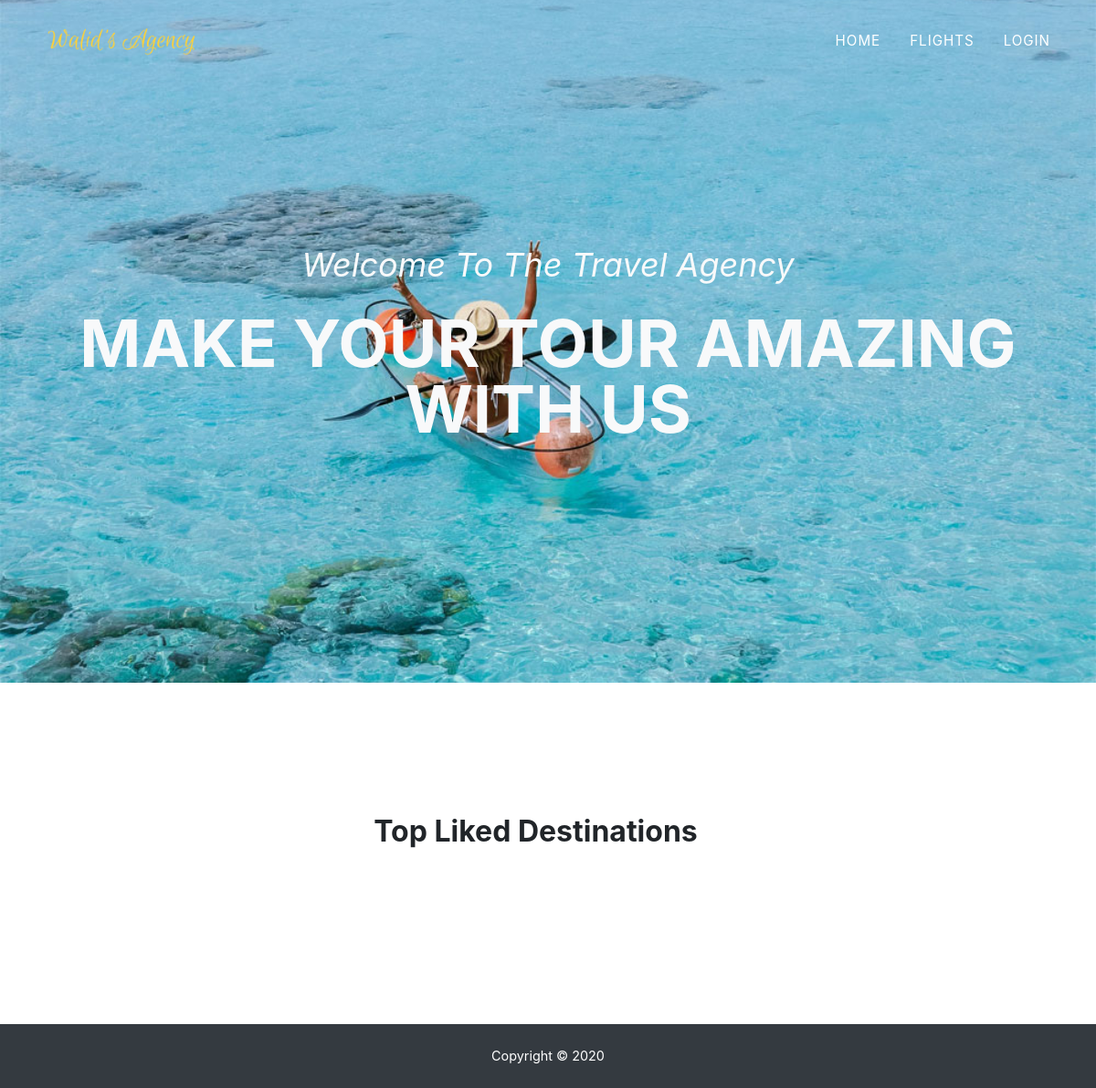
Before: /Home/ with the older database file.
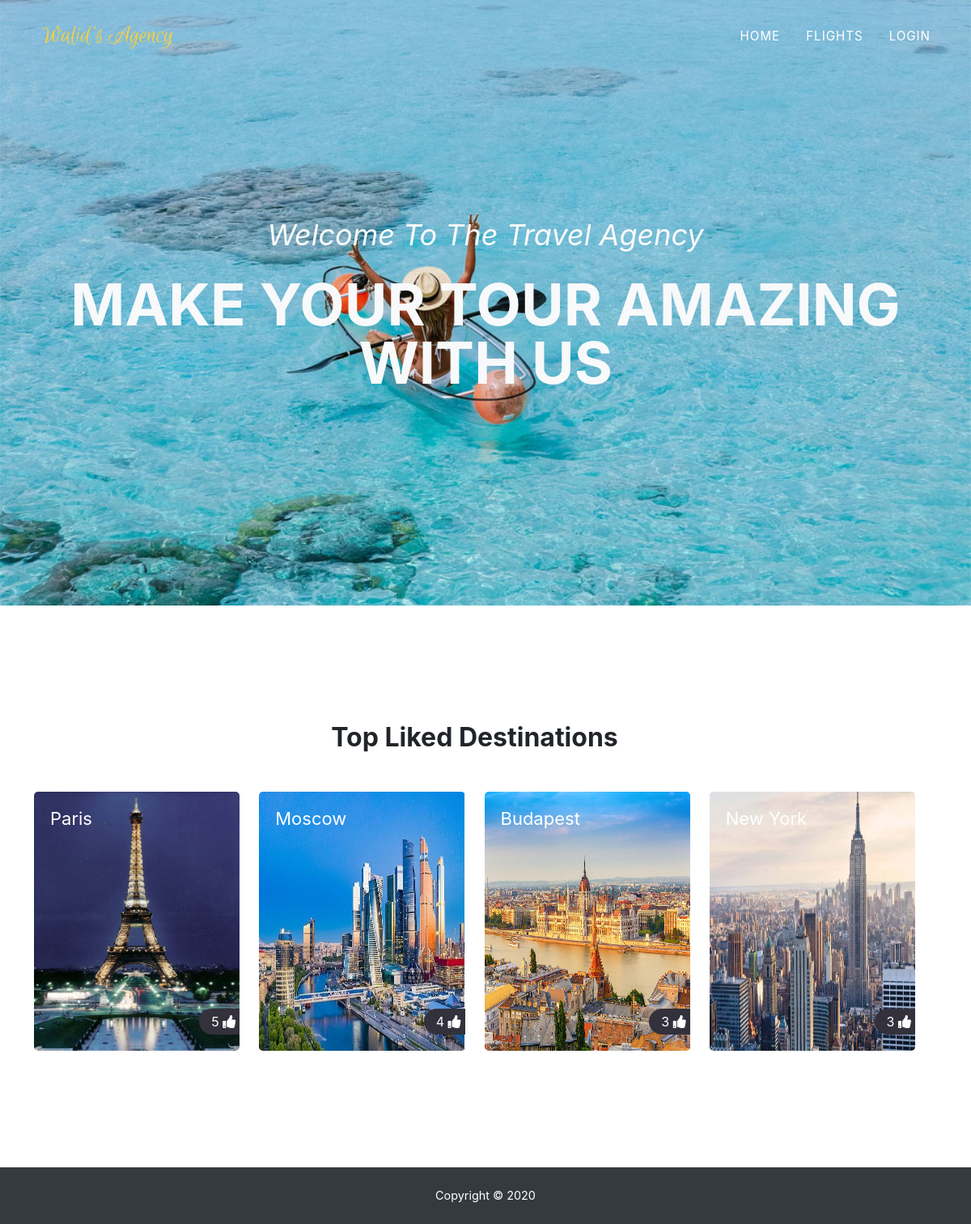
After: the same page with the newer database file.
### Flights/models.py (models this page shows, shortened)
class Flight(models.Model):
    Departure = models.CharField(max_length=20)
    Arrival = models.CharField(max_length=20)
    FlightDate = models.DateTimeField()
    Price = models.DecimalField(max_digits=7, decimal_places=2)
    image = models.ImageField(default='default.jpg', upload_to='destination_pics')
    created = models.DateTimeField(auto_now_add=True)
    likes = models.ManyToManyField(User, blank=True)

### Flights/views.py (the view)
# urls.py: path('', views.Home_view, name='Home'),
def Home_view(request):
    Top_liked_Flights = Flight.objects.all().annotate(num_likes = Count('likes')).order_by('-num_likes')[:4]
    return render(request,'Flight/list.html',{"Flights": Top_liked_Flights})

### Flights/templates/Flight/list.html (shortened to what this page needs)
{% extends "base.html" %}
{% block content %}
<section>
  <div class="container">
      <div class="row justify-content-center pb-4">
    <div class="col-md-12 heading-section text-center">
      <h2 class="mb-4">Top Liked Destinations</h2>
    </div>
  </div>
  <div class="row">
    {% for flight in Flights %}
      <div class="col-md-3">
          <div class="project-destination">
              <a href="#" class="img" style="background-image: url(./media/{{ flight.image }});">
                  <div class="text">
                      <h3>{{ flight.Arrival }}</h3>
                      <div><span>{{flight.likes.all.count}}&nbsp;<i class="fa fa-thumbs-up" aria-hidden="true"></i></span></div>
                  </div>
              </a>
          </div>
      </div>
    {% endfor %}
  </div>
  </div>
</section>
{% endblock %}

### Flights/templates/base.html (shortened to what this page needs)
{% load static %}
<html>
    <head>
        <link rel="stylesheet" href="https://stackpath.bootstrapcdn.com/bootstrap/4.5.0/css/bootstrap.min.css">
        <link rel="stylesheet" href="https://cdnjs.cloudflare.com/ajax/libs/font-awesome/5.13.1/css/all.min.css">
        <link rel="stylesheet" type="text/css" href="https://cdn.jsdelivr.net/npm/daterangepicker/daterangepicker.css" />
        <link rel="stylesheet" href="{% static "css/login-register.css" %}">
        <link href="{% static "css\styles.css" %}" rel="stylesheet">
    </head>
    <body id="page-top">
         <nav class="navbar navbar-expand-lg navbar-dark fixed-top" id="mainNav">
            <div class="container">
                <a class="navbar-brand js-scroll-trigger" href="{% url 'Home:Home'%}"><img src="{% static "img/navbar-logo.svg" %}" alt="" /></a>
                <div class="collapse navbar-collapse" id="navbarResponsive">
                    <ul class="navbar-nav text-uppercase ml-auto">
                        <li class="nav-item"><a class="nav-link js-scroll-trigger" href="{% url 'Home:Home'%}">Home</a></li>
                        <li class="nav-item"><a class="nav-link js-scroll-trigger" href="{% url 'Home:Flights'%}">Flights</a></li>
                        {% if user.is_authenticated %}
                        <li class="nav-item"><a class="nav-link js-scroll-trigger" href="{% url 'Auth:logout' %}">Logout</a></li>
                        {% else %}
                        <li class="nav-item"><a class="nav-link js-scroll-trigger" data-toggle="modal" data-target="#loginModal" id="mod">Login</a></li>
                        {% endif %}
                    </ul>
                </div>
            </div>
        </nav>
        <header class="masthead">
            <div class="container">
                <div class="masthead-subheading">Welcome To The Travel Agency</div>
                <div class="masthead-heading text-uppercase">Make your tour amazing with us</div>
            </div>
        </header>
        <div id="content">
            {% block content %}
            {% endblock %}
        </div>
        <footer class="footer py-4" style="background-color: #343a40;">
            <div class="container" >
            <div style="color:#fff"> Copyright © 2020</div>
            </div>
        </footer>
    </body>
</html>

Changed rows visible on the page:
added Flight: image (picture), Arrival "Paris", likes.all.count "5"
added Flight: image (picture), Arrival "Moscow", likes.all.count "4"
added Flight: image (picture), Arrival "Budapest", likes.all.count "3"
added Flight: image (picture), Arrival "New York", likes.all.count "3"
